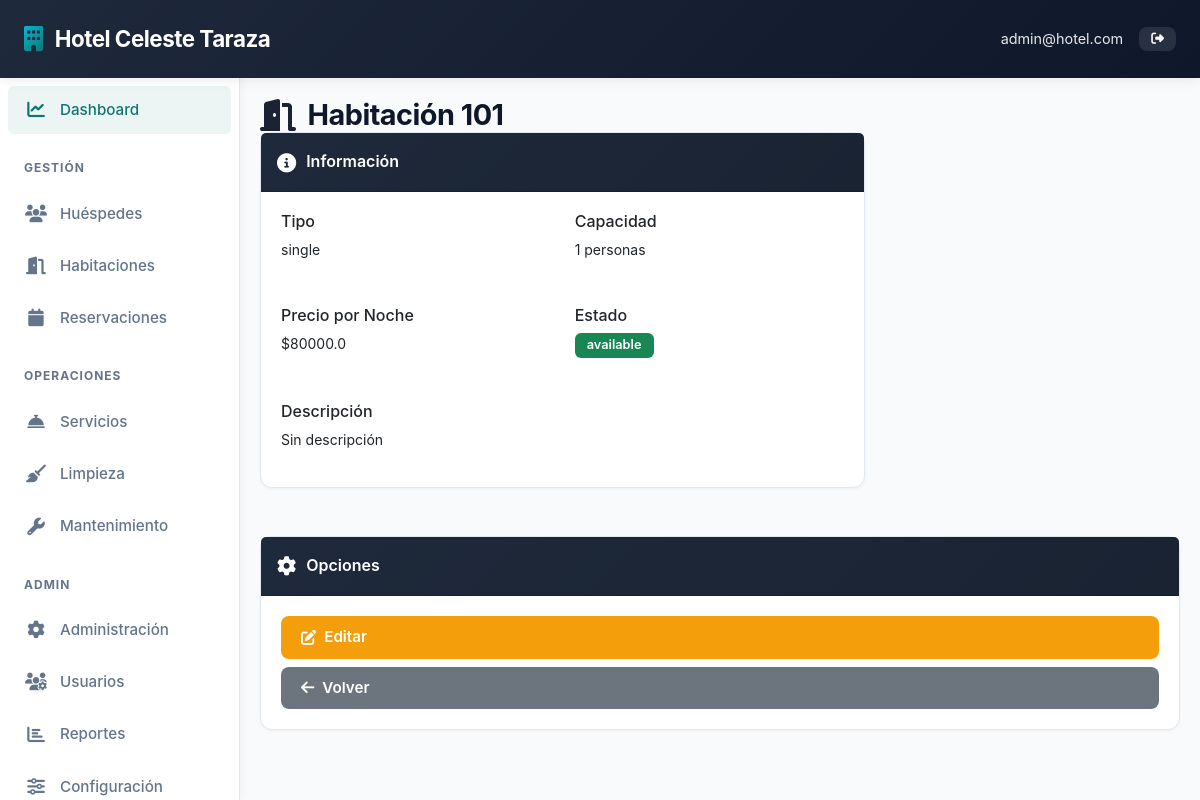
Screenshot of /rooms/1 (signed in) with the database file from the repository.
### models.py (models this page shows, shortened)
class SystemSettings(db.Model):
    __tablename__ = 'system_settings'
    id = db.Column(db.Integer, primary_key=True)
    hotel_name = db.Column(db.String(120), nullable=False, default='Hotel Management System')
    hotel_address = db.Column(db.Text, nullable=False, default='Calle Principal 123, Ciudad')
    hotel_phone = db.Column(db.String(20), nullable=False, default='+1 (555) 123-4567')
    hotel_email = db.Column(db.String(120), nullable=False, default='info@hotel.com')
    check_in_time = db.Column(db.String(5), nullable=False, default='14:00')
    check_out_time = db.Column(db.String(5), nullable=False, default='11:00')
    price_per_night = db.Column(db.Float, nullable=False, default=100.0)
    updated_at = db.Column(db.DateTime, default=datetime.utcnow, onupdate=datetime.utcnow)

class User(UserMixin, db.Model):
    __tablename__ = 'users'
    id = db.Column(db.Integer, primary_key=True)
    username = db.Column(db.String(80), unique=True, nullable=False)
    email = db.Column(db.String(120), unique=True, nullable=False)
    password_hash = db.Column(db.String(200), nullable=False)
    full_name = db.Column(db.String(120), nullable=False)
    role = db.Column(db.String(20), nullable=False, default='staff')  # admin, receptionist, housekeeper, manager
    phone = db.Column(db.String(20))
    created_at = db.Column(db.DateTime, default=datetime.utcnow)
    is_active = db.Column(db.Boolean, default=True)
    reservations = db.relationship('Reservation', backref='created_by_user', lazy=True)

class Room(db.Model):
    __tablename__ = 'rooms'
    id = db.Column(db.Integer, primary_key=True)
    room_number = db.Column(db.String(10), unique=True, nullable=False)
    room_type = db.Column(db.String(50), nullable=False)  # single, double, suite, deluxe
    floor = db.Column(db.Integer, nullable=False)
    capacity = db.Column(db.Integer, nullable=False)
    price_per_night = db.Column(db.Float, nullable=False)
    description = db.Column(db.Text)
    amenities = db.Column(db.String(500))  # comma separated
    status = db.Column(db.String(20), default='available')  # available, occupied, maintenance, cleaning
    created_at = db.Column(db.DateTime, default=datetime.utcnow)
    reservations = db.relationship('Reservation', backref='room', lazy=True)
    maintenance_logs = db.relationship('MaintenanceLog', backref='room', lazy=True)

### routes.py (the view)
@rooms_bp.route('/<int:room_id>')
@staff_required
def view_room(room_id):
    room = Room.query.get_or_404(room_id)
    upcoming_reservations = Reservation.query.filter(
        Reservation.room_id == room_id,
        Reservation.check_in_date >= date.today(),
        Reservation.status != 'cancelled'
    ).order_by(Reservation.check_in_date).limit(5).all()
    return render_template('rooms/view_room.html', room=room, reservations=upcoming_reservations)

### auth.py (called while the page is built)
def staff_required(f):
    @wraps(f)
    def decorated_function(*args, **kwargs):
        if not current_user.is_authenticated:
            flash('Debe iniciar sesión primero.', 'warning')
            return redirect(url_for('auth.login'))
        return f(*args, **kwargs)
    return decorated_function

### templates/rooms/view_room.html (shortened to what this page needs)
{% extends "base.html" %}
{% block content %}
<div class="page-header">
    <h1>
        <i class="fas fa-door-open"></i>
        Habitación {{ room.room_number }}
    </h1>
</div>
<div class="row">
    <div class="col-12 col-md-8">
        <div class="card">
            <div class="card-header">
                <i class="fas fa-info-circle"></i>
                Información
            </div>
            <div class="card-body">
                <div class="row mb-3">
                    <div class="col-12 col-md-6">
                        <h6>Tipo</h6>
                        <p>{{ room.room_type }}</p>
                    </div>
                    <div class="col-12 col-md-6">
                        <h6>Capacidad</h6>
                        <p>{{ room.capacity }} personas</p>
                    </div>
                </div>
                <div class="row mb-3">
                    <div class="col-12 col-md-6">
                        <h6>Precio por Noche</h6>
                        <p>${{ room.price_per_night }}</p>
                    </div>
                    <div class="col-12 col-md-6">
                        <h6>Estado</h6>
                        <p>
                            <span class="badge {% if room.status == 'available' %}bg-success{% elif room.status == 'occupied' %}bg-danger{% else %}bg-warning{% endif %}">
                                {{ room.status }}
                            </span>
                        </p>
                    </div>
                </div>
                <div class="mb-3">
                    <h6>Descripción</h6>
                    <p>{{ room.description or 'Sin descripción' }}</p>
                </div>
            </div>
        </div>
    </div>
    <div class="col-12 col-md-4">
        <div class="card">
            <div class="card-header">
                <i class="fas fa-cog"></i>
                Opciones
            </div>
            <div class="card-body d-grid gap-2">
                <a href="/rooms/{{ room.id }}/edit" class="btn btn-warning">
                    <i class="fas fa-edit"></i>
                    Editar
                </a>
                <a href="/rooms" class="btn btn-secondary">
                    <i class="fas fa-arrow-left"></i>
                    Volver
                </a>
            </div>
        </div>
    </div>
</div>
{% endblock %}

### templates/base.html (shortened to what this page needs)
<!DOCTYPE html>
<html lang="es">
<head>
    <link href="https://cdn.jsdelivr.net/npm/bootstrap@5.3.0/dist/css/bootstrap.min.css" rel="stylesheet">
    <link rel="stylesheet" href="https://cdnjs.cloudflare.com/ajax/libs/font-awesome/6.4.0/css/all.min.css">
</head>
<body>
    {% if current_user.is_authenticated %}
    <nav class="navbar">
        <a class="navbar-brand" href="/"><i class="fas fa-building"></i> <span>{{ hotel_settings.hotel_name }}</span></a>
        <div class="navbar-right">
            <span class="text-white">{{ current_user.email }}</span>
            <a href="/auth/logout" class="btn btn-sm" style="background-color: rgba(255,255,255,0.1); color: white;"><i class="fas fa-sign-out-alt"></i></a>
        </div>
    </nav>
    <aside class="sidebar" id="sidebar">
        <ul class="sidebar-menu">
            <li><a href="/" data-tooltip="Dashboard"><i class="fas fa-chart-line"></i> <span class="sidebar-label">Dashboard</span></a></li>
            <li><div class="sidebar-section-title">Gestión</div></li>
            {% if modules_dict.get('Huéspedes', {}).is_enabled != False %}
            <li><a href="/guests" data-tooltip="Huéspedes"><i class="fas fa-users"></i> <span class="sidebar-label">Huéspedes</span></a></li>
            {% endif %}
            {% if modules_dict.get('Habitaciones', {}).is_enabled != False %}
            <li><a href="/rooms" data-tooltip="Habitaciones"><i class="fas fa-door-open"></i> <span class="sidebar-label">Habitaciones</span></a></li>
            {% endif %}
            {% if modules_dict.get('Reservas', {}).is_enabled != False %}
            <li><a href="/reservations" data-tooltip="Reservaciones"><i class="fas fa-calendar"></i> <span class="sidebar-label">Reservaciones</span></a></li>
            {% endif %}
            <li><div class="sidebar-section-title">Operaciones</div></li>
            {% if modules_dict.get('Servicios', {}).is_enabled != False %}
            <li><a href="/services" data-tooltip="Servicios"><i class="fas fa-concierge-bell"></i> <span class="sidebar-label">Servicios</span></a></li>
            {% endif %}
            {% if modules_dict.get('Limpieza', {}).is_enabled != False %}
            <li><a href="/housekeeping" data-tooltip="Limpieza"><i class="fas fa-broom"></i> <span class="sidebar-label">Limpieza</span></a></li>
            {% endif %}
            {% if modules_dict.get('Mantenimiento', {}).is_enabled != False %}
            <li><a href="/maintenance" data-tooltip="Mantenimiento"><i class="fas fa-wrench"></i> <span class="sidebar-label">Mantenimiento</span></a></li>
            {% endif %}
            {% if current_user.role == 'admin' %}
            <li><div class="sidebar-section-title">Admin</div></li>
            <li><a href="/admin" data-tooltip="Administración"><i class="fas fa-cog"></i> <span class="sidebar-label">Administración</span></a></li>
            <li><a href="/admin/users" data-tooltip="Usuarios"><i class="fas fa-users-cog"></i> <span class="sidebar-label">Usuarios</span></a></li>
            <li><a href="/admin/reports" data-tooltip="Reportes"><i class="fas fa-chart-bar"></i> <span class="sidebar-label">Reportes</span></a></li>
            <li><a href="/admin/settings" data-tooltip="Configuración"><i class="fas fa-sliders-h"></i> <span class="sidebar-label">Configuración</span></a></li>
            {% endif %}
        </ul>
    </aside>
    {% endif %}
    <div class="main-content">
        {% block content %}{% endblock %}
    </div>
</body>
</html>

### templates/base.html (style rules this page uses)
:root { --primary-color: #1e293b; --secondary-color: #0f766e; --accent-color: #06b6d4; --light-bg: #f8fafc; --border-color: #e2e8f0; --text-primary: #0f172a; --text-secondary: #64748b; --success: #10b981; --danger: #ef4444; --warning: #f59e0b; --info: #3b82f6; }
* { margin: 0; padding: 0; box-sizing: border-box; }
html, body { width: 100%; height: 100%; overflow-x: hidden; }
body { background-color: var(--light-bg); font-family: -apple-system, BlinkMacSystemFont, 'Segoe UI', Roboto, 'Helvetica Neue', Arial, sans-serif; font-size: 14px; color: var(--text-primary); line-height: 1.6; }
.navbar { background: linear-gradient(135deg, var(--primary-color) 0%, #0f172a 100%); padding: 1rem 1.5rem; display: flex; align-items: center; position: sticky; top: 0; z-index: 1000; width: 100%; box-shadow: 0 2px 12px rgba(0, 0, 0, 0.08); }
.navbar-brand { color: white; font-size: 1.4rem; font-weight: 700; display: flex; align-items: center; gap: 12px; text-decoration: none; white-space: nowrap; letter-spacing: -0.5px; }
.navbar-brand i { font-size: 1.6rem; background: linear-gradient(135deg, var(--accent-color), var(--secondary-color)); -webkit-background-clip: text; -webkit-text-fill-color: transparent; background-clip: text; }
.navbar-right { margin-left: auto; display: flex; align-items: center; gap: 1rem; }
.navbar-right .text-white { font-size: 0.9rem; white-space: nowrap; opacity: 0.9; }
.sidebar { position: fixed; left: 0; top: 70px; width: 260px; height: calc(100vh - 70px); background: white; overflow-y: auto; z-index: 999; border-right: 1px solid var(--border-color); box-shadow: 2px 0 8px rgba(0, 0, 0, 0.04); transition: width 0.3s ease, transform 0.3s ease; }
.sidebar-menu { list-style: none; padding: 0.75rem 0; margin: 0; }
.sidebar-menu li { margin: 0.25rem 0.5rem; }
.sidebar-menu a { display: flex; align-items: center; gap: 12px; padding: 0.75rem 1rem; color: var(--text-secondary); text-decoration: none; transition: all 0.3s ease; font-size: 0.95rem; font-weight: 500; border-radius: 6px; position: relative; }
.sidebar-menu a i { font-size: 1.1rem; width: 24px; text-align: center; transition: all 0.3s ease; }
.sidebar-menu li:first-child a, .sidebar-menu a[href="/"] { color: var(--secondary-color); background-color: #ecf5f3; }
.sidebar-label { transition: opacity 0.3s ease; }
.sidebar-section-title { color: var(--text-secondary); font-size: 0.75rem; font-weight: 700; text-transform: uppercase; letter-spacing: 1px; padding: 1rem 1rem 0.5rem; margin-top: 0.5rem; transition: opacity 0.3s ease; }
.main-content { margin-left: 260px; padding: 1.5rem; width: calc(100% - 260px); transition: all 0.3s ease; }
.page-header h1 { margin: 0; display: flex; align-items: center; gap: 12px; font-size: 1.8rem; flex-wrap: wrap; font-weight: 700; letter-spacing: -0.5px; }
.page-header i { font-size: 2rem; flex-shrink: 0; opacity: 0.95; }
.card { border: 1px solid var(--border-color); border-radius: 12px; box-shadow: 0 1px 3px rgba(0, 0, 0, 0.05); margin-bottom: 1.5rem; width: 100%; background: white; transition: all 0.3s ease; }
.card-header { background: linear-gradient(135deg, var(--primary-color) 0%, #1a2332 100%); color: white; padding: 1rem; display: flex; align-items: center; gap: 10px; font-size: 1rem; border-radius: 12px 12px 0 0; font-weight: 600; }
.card-header i { font-size: 1.2rem; flex-shrink: 0; }
.card-body { padding: 1.25rem; }
.btn { border-radius: 8px; padding: 0.625rem 1.25rem; transition: all 0.3s ease; font-weight: 600; display: inline-flex; align-items: center; gap: 8px; border: none; cursor: pointer; font-size: 0.95rem; }
.btn-warning { background-color: var(--warning); color: white; }
.btn-sm { padding: 0.375rem 0.75rem; font-size: 0.8rem; }
.badge { padding: 0.375rem 0.75rem; border-radius: 6px; font-weight: 600; font-size: 0.8rem; }
.row { display: flex; flex-wrap: wrap; margin: -0.75rem; }
.col-12, .col-sm-6, .col-md-6, .col-lg-3, .col-md-8, .col-lg-4, .col-lg-6 { padding: 0.75rem; }
.col-12 { width: 100%; }
.col-md-6 { width: 50%; }
.col-md-8 { width: 66.666%; }
.mb-3 { margin-bottom: 1.5rem; }
@media (max-width: 1200px) { .sidebar { width: 240px; } }
@media (max-width: 1200px) { .main-content { margin-left: 240px; width: calc(100% - 240px); padding: 1.25rem; } }

### rows the page displays
SystemSettings: hotel_name "Hotel Celeste Taraza"
User: email "admin@hotel.com"
Room: room_number "101", room_type "single", capacity "1", price_per_night "80000.0", status "available", description "Sin descripción"
